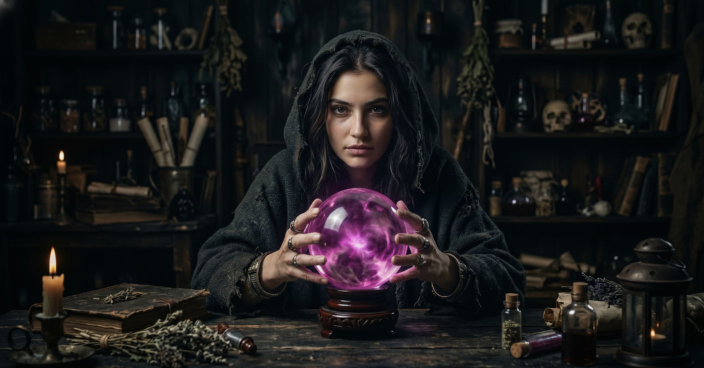
#> input picture assets/images/witch_morgan.jpg, 1408 x 736 px (shown at 1/2 size)
$ python pad_image.py
#> lines starting #> are read from the running program, lines starting #| are printed output that depends on the picture
from PIL import Image

def process_image(filename):
#> called with filename = 'assets/images/witch_morgan.jpg'
    img = Image.open(filename)
#> img is the input picture: PIL image 1408x736 RGB; mean R, G, B 26.7, 25.9, 26.6
    if img.size != (1408, 736):
        print(f"{filename} size is not 1408x736, it is {img.size}")
        return

    # Crop left 120 pixels to shift everything left
    cropped = img.crop((120, 0, 1408, 736))
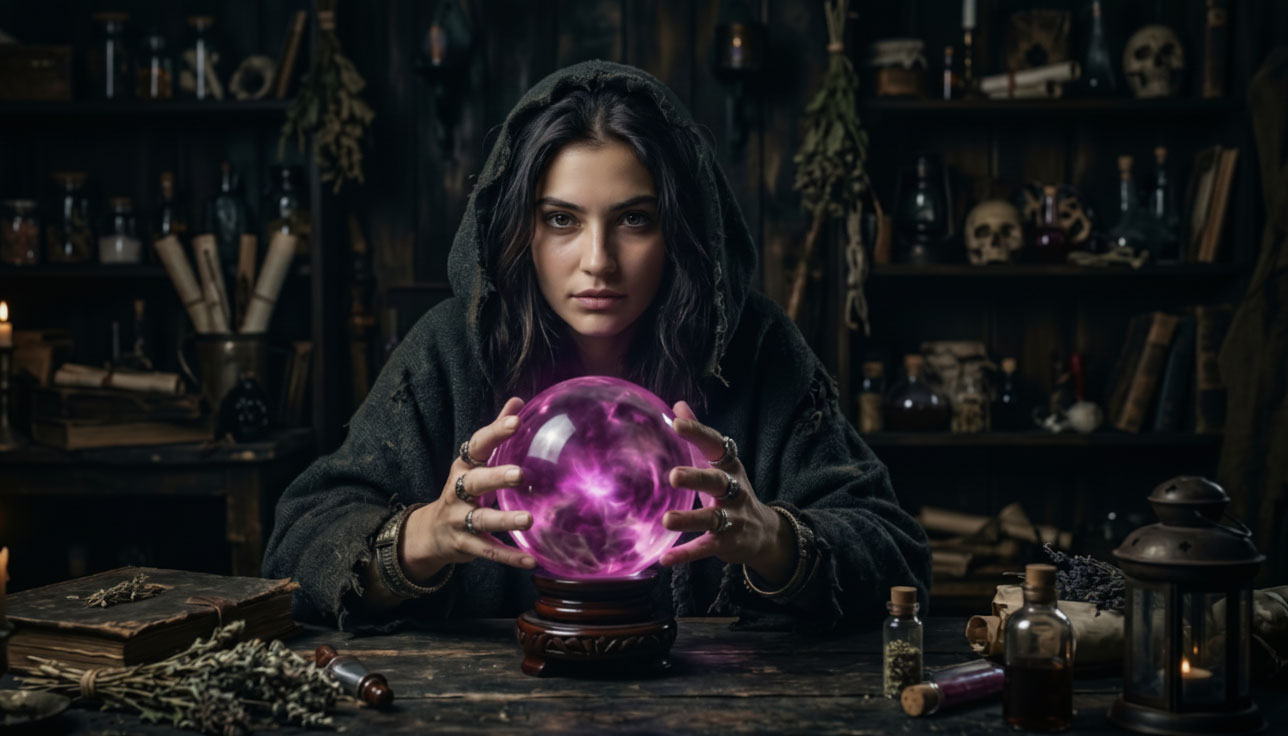
#> cropped: PIL image 1288x736 RGB; mean R, G, B 28, 26.9, 27.8

    # Create new image
    new_img = Image.new('RGB', (1408, 736))
#> new_img: PIL image 1408x736 RGB; every value is 0
    new_img.paste(cropped, (0, 0))
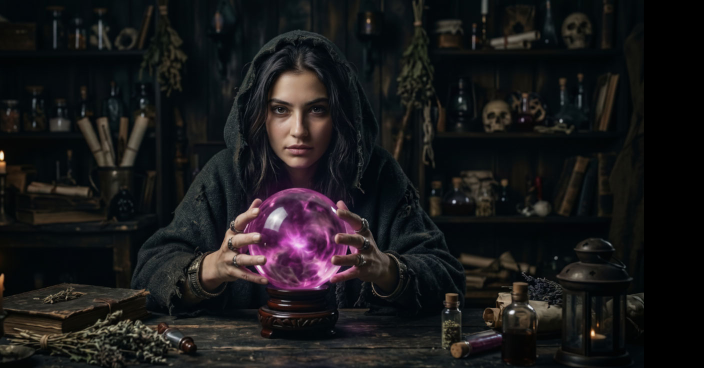
#> new_img: PIL image 1408x736 RGB (shown at 1/2 size); mean R, G, B 25.7, 24.6, 25.4

    # Create a mirrored edge for the remaining 120 pixels on the right
    edge = cropped.crop((1288-120, 0, 1288, 736))
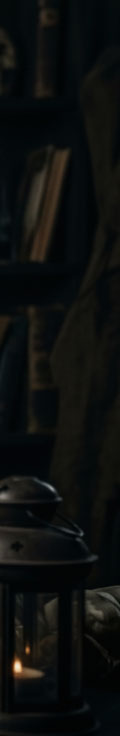
#> edge: PIL image 120x736 RGB; mean R, G, B 12.9, 14.9, 14
    mirrored_edge = edge.transpose(Image.FLIP_LEFT_RIGHT)
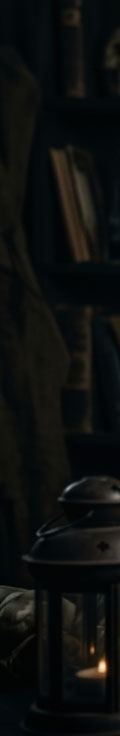
#> mirrored_edge: PIL image 120x736 RGB; mean R, G, B 12.9, 14.9, 14

    # Paste the mirrored edge to fill the gap
    new_img.paste(mirrored_edge, (1288, 0))

    new_img.save(filename)
    print(f"Successfully centered {filename}")

if __name__ == "__main__":
    process_image('assets/images/witch_morgan.jpg')
